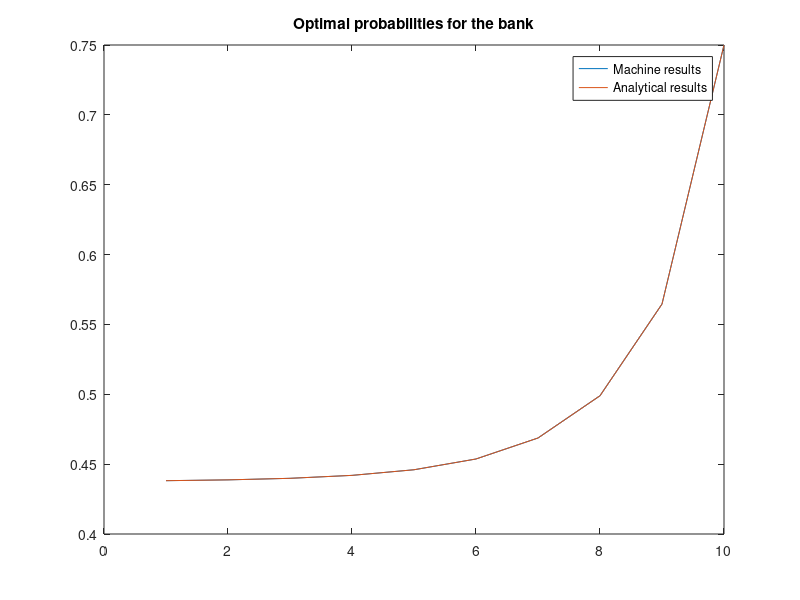
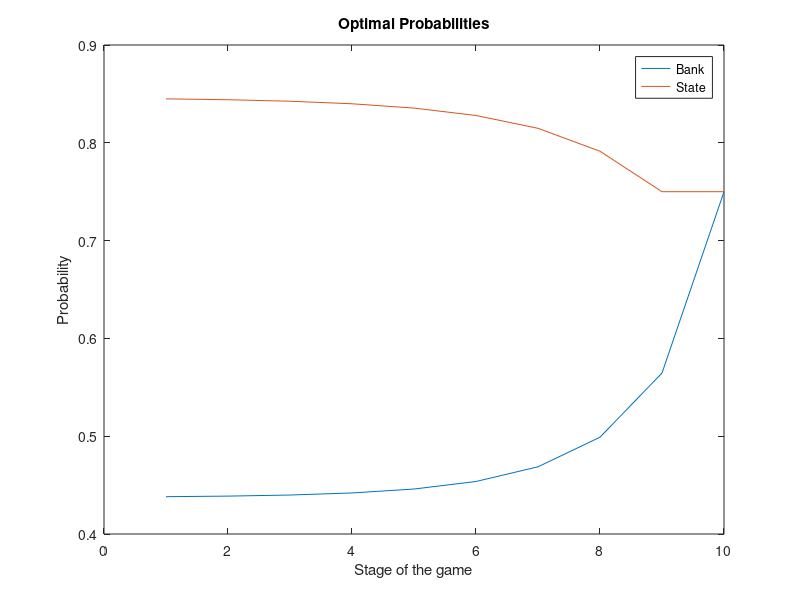
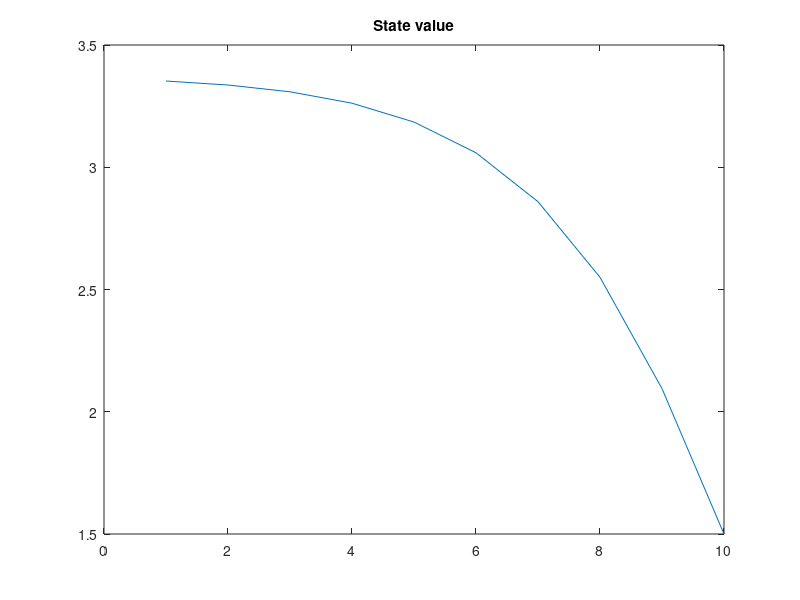
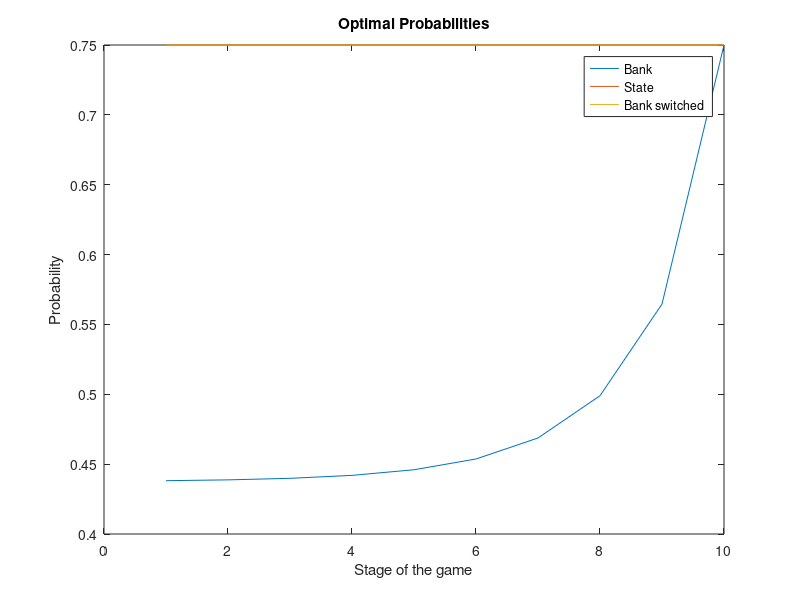

The MATLAB source for these figures, in order:
%% Finite setting: 

% This file is the same as Model_finite except the probabilities are always
% bounded to [0,1]

% Solves the model in finite setting. Here the
% bank's problem and the state's problem are solved separately, then
% switching for the bank is implemented, then recalculating bank's value is
% implemented.

% For the newer versions, see the files Iterative_game_....m

close all
clear all
clc

delta = 2/3; % discount rate
Rmax = 9; % project's return in case of success
Rmin = 1;  % return on a safe project
b = 2; % bailout cost
c = 3; % deadweight cost to the state in case of bank's liquidation
nper = 10; % number of periods

% Define function R for any probability x: calculates the project return R
% for a given probability of success x
R = @(x) Rmin + (Rmax - Rmin)*(1-x);
 
% 3. Optimization:

% bank's problem at the last stage: max(pi) pi*R(pi)/(1-delta*pi)
f_opt_bank_0 = @(x) -x.*(Rmin + (Rmax-Rmin)*(1-x))./(1-delta*x); % minus for minimization; x=pi; from eq.(27)

% optimal value for period 0:
opt_pi_bank = zeros(nper,1);
V_bank = zeros(nper,1);
[opt_pi_bank(1),fval] = fmincon(f_opt_bank_0,0.5,[],[],[],[],0,1);
V_bank(1) = -fval;

% bank problem in the rest of the periods, eq.(27):

f_bank = @(x,y) -((x.*(Rmin + (Rmax-Rmin)*(1-x))+(1-x)*(b+delta*y))./(1-delta*x)); % x=pi
%  options = optimset('TolFun',1e-15);
for k=2:nper
    f_opt_bank = @(x) f_bank(x,V_bank(k-1));
[opt_pi_bank(k),fval] = fmincon(f_opt_bank,0.7,[],[],[],[],0,1);
V_bank(k) = -fval; 
end

% Analytical results:
% check that analytical solutions coinside with optimal values:

pi_bank_an = zeros(nper,1);
V_bank_an = zeros(nper,1);
temp_Vcheck = zeros(nper,1); 
pi_bank_an(1) = (1 - sqrt(1-Rmax*delta/(Rmax-Rmin)))/delta;
V_bank_an(1) = pi_bank_an(1)*R(pi_bank_an(1))/(1-delta*pi_bank_an(1));
for i=2:nper
    pi_bank_an(i) = (1 - sqrt(1 - delta*(Rmax - (b+delta*V_bank_an(i-1))*(1-delta))/(Rmax-Rmin)))/delta;
    V_bank_an(i) = (pi_bank_an(i)*R(pi_bank_an(i)) + (1-pi_bank_an(i))*(b+delta*V_bank_an(i-1)))/(1-delta*pi_bank_an(i));
end

plot(1:nper,flip(opt_pi_bank),1:nper,flip(pi_bank_an))
title('Optimal probabilities for the bank')
legend('Machine results','Analytical results')

%% State's problem:

% solve the equations from (20) and so on:
v_state_opt = zeros(nper,1);
pi_state_thresh = zeros(nper,1);

% n=0
f_state_0 = @(x) (- c + b + delta * c * (1-x)./(1-delta*x))^2;
pi_state_thresh(1) = fmincon(f_state_0,0.5,[],[],[],[],0,1);
v_state_opt(1) =  c * (1 - opt_pi_bank(1))/(1 - delta*opt_pi_bank(1));

% previous periods:
f_state = @(x,y) (- c + b + delta * (b+delta*y) * (1-x)./(1-delta*x))^2;

for i=2:nper
   f_state_opt =  @(x) f_state(x,v_state_opt(i-1));
   pi_state_thresh(i) = fmincon(f_state_opt,0.5,[],[],[],[],0,1);
  
   % BANK'S PROBABILITIES ARE TAKEN FOR Vs:
   v_state_opt(i) = (b + delta*v_state_opt(i-1)) * (1 - opt_pi_bank(i))/(1 - delta*opt_pi_bank(i));

%  pi_state_an(i) = ( b + delta*v_state_opt(i-1) - (c-b)/delta)/( b + delta*v_state_opt(i-1) - (c-b) );
end

figure
plot(1:nper,flip(opt_pi_bank),1:nper,flip(pi_state_thresh))
xlabel('Stage of the game'); ylabel('Probability'); legend('Bank', 'State')
title('Optimal Probabilities')

figure
plot(flip(v_state_opt))
title('State value')
 
%% State's problem: Change bank's pi if it's less than state's pi:

% solve the equations from (20) and so on:

v_state_opt_switch = zeros(nper,1); % State value if bank switches to state's pi
pi_state_thresh_switch = zeros(nper,1);
opt_pi_bank_switch = opt_pi_bank;
% n=0
f_state_0 = @(x) (- c + b + delta * c * (1-x)./(1-delta*x))^2;
pi_state_thresh_switch(1) = fmincon(f_state_0,0.5,[],[],[],[],0,1);

% bank "promises" the threshold pi in order to be saved at period n=1 even
% if it's optimal pi is lower:
if opt_pi_bank_switch(1) < pi_state_thresh_switch(1)
    opt_pi_bank_switch(1) = pi_state_thresh_switch(1);
end
v_state_opt_switch(1) =  c * (1 - opt_pi_bank_switch(1))/(1 - delta*opt_pi_bank_switch(1));

% previous periods:
f_state = @(x,y) (- c + b + delta * (b+delta*y) * (1-x)./(1-delta*x))^2;

for i=2:nper
   f_state_opt =  @(x) f_state(x,v_state_opt_switch(i-1));
   pi_state_thresh_switch(i) = fmincon(f_state_opt,0.5,[],[],[],[],0,1);
   
   % BANK'S PROBABILITIES CHANGED IF THEY ALE LOWER THAN PI_STATE AND THEN THEY ARE TAKEN FOR Vs:
   if opt_pi_bank_switch(i) < pi_state_thresh_switch(i)
    opt_pi_bank_switch(i) = pi_state_thresh_switch(i);
   end

   v_state_opt_switch(i) = (b + delta*v_state_opt_switch(i-1)) * (1 - opt_pi_bank_switch(i))/(1 - delta*opt_pi_bank_switch(i));

end

figure
plot(1:nper,flip(opt_pi_bank),1:nper,flip(pi_state_thresh_switch),1:nper,flip(opt_pi_bank_switch))
xlabel('Stage of the game'); ylabel('Probability'); legend('Bank', 'State','Bank switched')
title('Optimal Probabilities')

figure
plot(1:nper,flip(v_state_opt_switch),1:nper,flip(v_state_opt))
title('State value if bank switches to state pi')
legend('New value (bank switches)', 'Old value')

%% State's problem: min if bank's prob is not changed:

% solve the equations from (20) and so on:
v_state_opt_min = zeros(nper,1);
pi_state_thresh_min = zeros(nper,1);
opt_pi_bank_min = opt_pi_bank;

% n=0, pi_0 does not change
f_state_0 = @(x) (- c + b + delta * c * (1-x)./(1-delta*x))^2;
pi_state_thresh_min(1) = fmincon(f_state_0,0.5,[],[],[],[],0,1);

v_state_opt_min(1) =  c * (1 - opt_pi_bank_min(1))/(1 - delta*opt_pi_bank_min(1));

% previous periods, n>0:
f_state = @(x,y) (- c + b + delta * (b+delta*y) * (1-x)./(1-delta*x))^2;

n_end = 0;
for i=2:nper
   f_state_opt =  @(x) f_state(x,v_state_opt_min(i-1));
   pi_state_thresh_min(i) = fmincon(f_state_opt,0.5,[],[],[],[],0,1);
   
   if min(c, b + delta*v_state_opt_min(i-1)) == c % if state decides not to save the bank, note the period when
       n_end = nper-i+1;
   end    
   v_state_opt_min(i) = min(c, b + delta*v_state_opt_min(i-1)) * (1 - opt_pi_bank_min(i))/(1 - delta*opt_pi_bank_min(i));

end

if n_end ~= 0
       fprintf('GAME OVER AT n = %d \n',nper-n_end+1)
end

figure
plot(1:nper,flip(opt_pi_bank_min),1:nper,flip(pi_state_thresh_min))
if n_end ~= 0
    line([n_end,n_end],[0,1],'Color','r')
end
legstr = {'Bank', 'State','Game over'};
xlabel('Stage of the game'); ylabel('Probability'); legend(legstr,'Location','SouthEast')
title('Optimal Probabilities')

figure
plot(flip(v_state_opt_min)); ylim([0,1.2*max(v_state_opt_min)+1e-15])
if n_end ~= 0
    line([n_end,n_end],[0,1.2*max(v_state_opt_min)],'Color','r')
end
title('State value if it choses whether to save the bank')


%% Joint problem: after each stage bank promises pi <= pi_state, but recalculates it's value:

opt_pi_bank_joint = zeros(nper,1);
opt_pi_state_joint = zeros(nper,1);
V_bank_joint = zeros(nper,1);
v_state_joint = zeros(nper,1);

% n=0
f_opt_bank_0 = @(x) -x.*(Rmin + (Rmax-Rmin)*(1-x))./(1-delta*x); % minus for minimization; x=pi; from eq.(26)
f_state_0 = @(x) (- c + b + delta * c * (1-x)./(1-delta*x))^2;

[opt_pi_bank_joint(1),fval] = fmincon(f_opt_bank_0,0.5,[],[],[],[],0,1);
opt_pi_state_joint(1) = fmincon(f_state_0,0.5,[],[],[],[],0,1);

% bank "promises" the threshold pi in order to be saved at period n=1 even
% if it's optimal pi is lower:
if opt_pi_bank_joint(1) < opt_pi_state_joint(1)
    opt_pi_bank_joint(1) = opt_pi_state_joint(1);
end
V_bank_joint(1) = -f_opt_bank_0(opt_pi_bank_joint(1));
v_state_joint(1) =  c * (1 - opt_pi_bank_joint(1))/(1 - delta*opt_pi_bank_joint(1));


% previous periods:
f_bank = @(x,y) -((x.*(Rmin + (Rmax-Rmin)*(1-x))+(1-x)*(b+delta*y))./(1-delta*x)); % x=pi
f_state = @(x,y) (- c + b + delta * (b+delta*y) * (1-x)./(1-delta*x))^2;

%  options = optimset('TolFun',1e-15);
for i=2:nper
    f_opt_bank = @(x) f_bank(x,V_bank_joint(i-1));
    f_state_opt =  @(x) f_state(x,v_state_joint(i-1));
    
[opt_pi_bank_joint(i),fval] = fmincon(f_opt_bank,0.7,[],[],[],[],0,1);
   opt_pi_state_joint(i) = fmincon(f_state_opt,0.5,[],[],[],[],0,1);

% BANK'S PROBABILITIES CHANGED IF THEY ALE LOWER THAN PI_STATE AND THEN THEY ARE TAKEN FOR Vs:
   if opt_pi_bank_joint(i) < opt_pi_state_joint(i)
    opt_pi_bank_joint(i) = opt_pi_state_joint(i);
   end

V_bank_joint(i) = -f_opt_bank(opt_pi_bank_joint(i)); 
v_state_joint(i) = (b + delta*v_state_joint(i-1)) * (1 - opt_pi_bank_joint(i))/(1 - delta*opt_pi_bank_joint(i));

end


figure
plot(1:nper,flip(opt_pi_bank_joint),1:nper,flip(opt_pi_state_joint),1:nper,flip(opt_pi_bank_joint))
xlabel('Stage of the game'); ylabel('Probability'); legend('Bank', 'State','Bank switched')
title('Optimal probabilities in joint game')


figure
plot(1:nper,flip(v_state_joint))
title('State value in the joint game')





